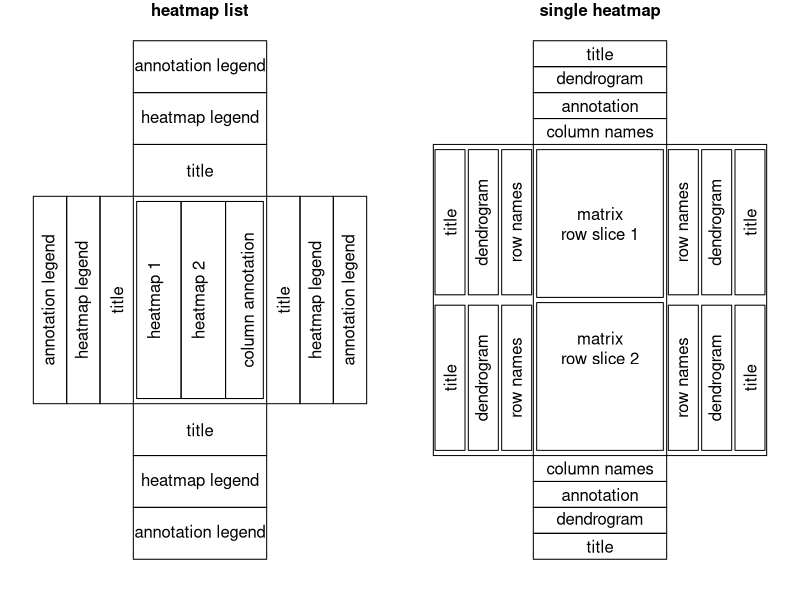

Write the R code that produced this figure.


par(mfrow = c(1, 2))

par(mar = c(1, 1, 1, 1))
plot(NULL, xlim = c(0, 1), ylim = c(0, 1), ann = FALSE, axes = FALSE)

text = c("annotation legend", "heatmap legend", "title", "title", "heatmap legend", "annotation legend")
offset = c(0, 0.1, 0.2, 0.7, 0.8, 0.9)
for(i in seq_along(offset)) {
	rect(0 + offset[i], 0.3, 0.1 + offset[i], 0.7)
	text(0.05 + offset[i], 0.5, text[i], srt = 90)
}

text = c("annotation legend", "heatmap legend", "title", "title", "heatmap legend", "annotation legend")
offset = c(0, 0.1, 0.2, 0.7, 0.8, 0.9)
for(i in seq_along(offset)) {
	rect(0.3, 0 + offset[i], 0.7, 0.1 + offset[i])
	text(0.5, 0.05 + offset[i], text[i])
}

rect(0.31, 0.31, 0.31+0.4/3, 0.69)
text(0.3+0.2/3, (0.31+0.69)/2, "heatmap 1", srt = 90)
rect(0.31+0.4/3, 0.31, 0.31+0.8/3, 0.69)
text(0.5, (0.31+0.69)/2, "heatmap 2", srt = 90)
rect(0.31+0.8/3, 0.31, 0.69, 0.69)
text(0.31+1/3, (0.31+0.69)/2, "column annotation", srt = 90)

mtext("heatmap list", side = 3, font = 2)


par(mar = c(1, 1, 1, 1))
plot(NULL, xlim = c(0, 1), ylim = c(0, 1), ann = FALSE, axes = FALSE)

rect(0, 0.2, 0.3, 0.8)
text = c("title", "dendrogram", "row names", "row names", "dendrogram", "title")
offset = c(0, 0.1, 0.2, 0.7, 0.8, 0.9)
for(i in seq_along(offset)) {
	rect(0 + offset[i] + 0.005, 0.5+0.01, 0.1 + offset[i]-0.005, 0.8-0.01)
	text(0.05 + offset[i], 0.65, text[i], srt = 90)
}
rect(0.7, 0.2, 1, 0.8)
for(i in seq_along(offset)) {
	rect(0 + offset[i]+0.005, 0.2+0.01, 0.1 + offset[i]-0.005, 0.5-0.01)
	text(0.05 + offset[i], 0.35, text[i], srt = 90)
}

text = c("title", "dendrogram", "annotation", "column names", "column names", "annotation", "dendrogram", "title")
offset = c(0, 0.05, 0.1, 0.15, 0.8, 0.85, 0.9, 0.95)
for(i in seq_along(offset)) {
	rect(0.3, 0 + offset[i], 0.7, 0.05 + offset[i])
	text(0.5, 0.025 + offset[i], text[i])
}

rect(0.31, 0.505, 0.69, 0.79)
text(0.5, (0.505+0.79)/2, "matrix\nrow slice 1")

rect(0.31, 0.495, 0.69, 0.21)
text(0.5, (0.505+0.31)/2, "matrix\nrow slice 2")

mtext("single heatmap", side = 3, font = 2)

par(xpd = NA)

# arrows(-0.75, 0.65, -0.05, 0.65, angle = 15)
# arrows(-0.55, 0.35, -0.05, 0.35, angle = 15)

